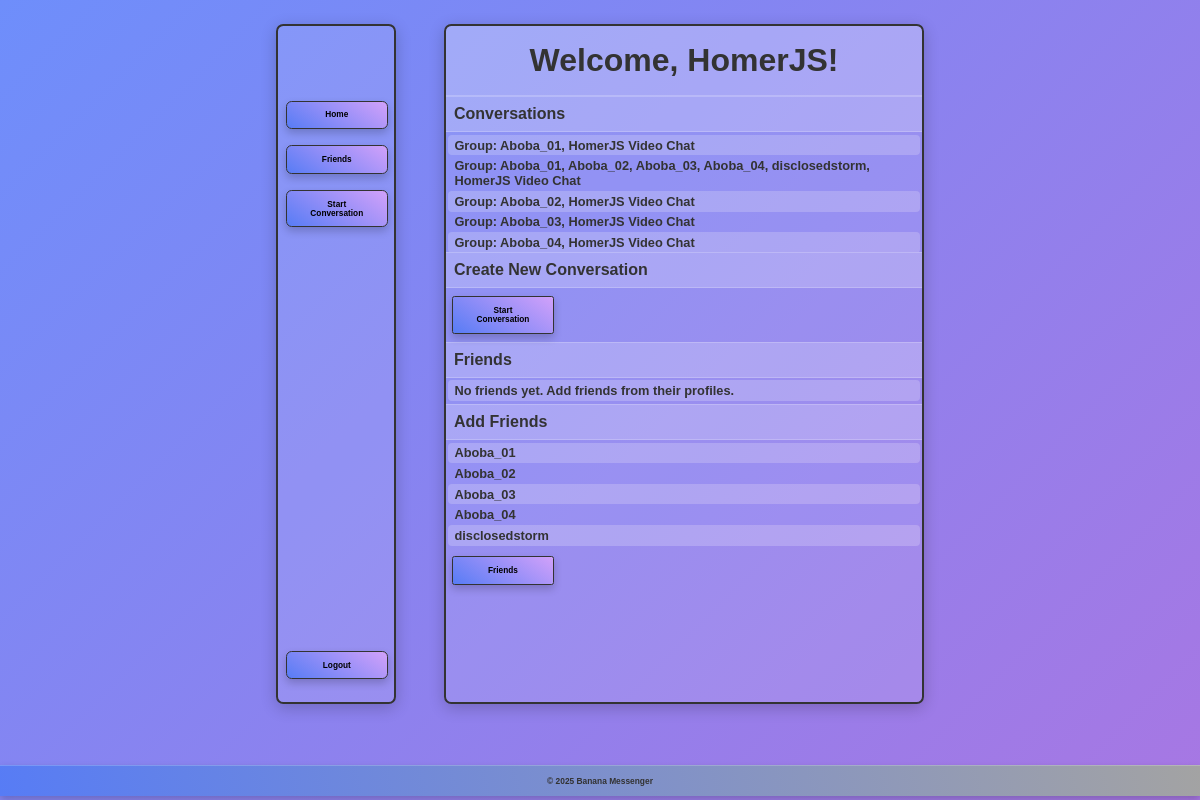
The page /home (signed in) on the database its author committed.
### messenger/models.py (models this page shows)
class Conversation(models.Model):
    participants = models.ManyToManyField(User, related_name='conversations')
    objects = ConversationManager()
    is_group = models.BooleanField(default=False)
    def __str__(self):
        if self.is_group:
            return f"Group: {', '.join([user.username for user in self.participants.all()])}"
        else:
            return ", ".join([user.username for user in self.participants.all()])

### messenger/views.py (the view)
# urls.py: re_path(r'^home', views.home, name='home'),
@login_required
def home(request):
    conversations = request.user.conversations.all()
    all_users = User.objects.exclude(id=request.user.id)
    return render(request, 'home.html', {
        'conversations': conversations,
        'all_users': all_users
        })

### messenger/templates/home.html (shortened to what this page needs)
{% extends 'base.html' %}
{% block content %}
    {% if user.is_authenticated %}
        <h1 class="greetings">Welcome, {{ user.username }}!</h1>
        <div class="content">
            <h2>Conversations</h2>
            <ul>
                {% for conversation in conversations %}
                    <li>
                        <a href="{% url 'conversation_detail' conversation.id %}">
                                {{ conversation }}
                        </a>
                        <a href="{% url 'video_chat' conversation.id %}">Video Chat</a>
                    </li>
                {% empty %}
                    <li>No conversations yet. Start a new conversation.</li>
                {% endfor %}
            </ul>
            <h2>Create New Conversation</h2>
            <form action="{% url 'start_group_conversation' %}">
                    <button type="submit">Start Conversation</button>
            </form>
            <h2>Friends</h2>
            <ul>
                {% for friend in request.user.friends.all %}
                    <li>
                        <a href="{% url 'user_profile' friend.id %}">{{ friend.username }}</a>
                    </li>
                {% empty %}
                    <li>No friends yet. Add friends from their profiles.</li>
                {% endfor %}
            </ul>
            <h2>Add Friends</h2>
            <ul>
                {% for user in all_users %}
                    {% if not user == request.user and not user in request.user.friends.all %}
                        <li>
                            <a href="{% url 'user_profile' user.id %}">{{ user.username }}</a>
                        </li>
                    {% endif %}
                {% endfor %}
            </ul>
            <form action="{% url 'friend_list' %}">
                <button type="submit">Friends</button>
            </form>
        </div>
    {% else %}
        <p>You are not logged in. Please <a href="{% url 'login' %}">login</a> or <a href="{% url 'register' %}">register</a>.</p>
    {% endif %}
{% endblock %}

### messenger/templates/base.html (shortened to what this page needs)
<!DOCTYPE html>
<html lang="en">
<head>
    {% load static %}
</head>
<body>
    <div class="container">
        <header class="menu">
            <nav class="menu-points">
                <ul>
                    <li><form action="{% url 'home' %}">
                        <button type="submit">Home</button>
                    </form></li>
                    <li><form action="{% url 'friend_list' %}">
                        <button type="submit">Friends</button>
                    </form></li>
                    <li><form action="{% url 'start_group_conversation' %}">
                        <button type="submit">Start Conversation</button>
                    </form></li>
                    <li><form action="{% url 'logout' %}">
                        <button type="submit" style="position: absolute; bottom: -54.5vh;">Logout</button>
                    </form></li>
                </ul
            </nav>
        </header>
        <main class="content-wrapper">
            {% block content %}{% endblock %}
        </main>
    </div>
    <footer>
        <p>&copy; 2025 Banana Messenger</p>
    </footer>
</body>
</html>

### messenger/templates/base.html (style rules this page uses)
* { margin: 0; padding: 0; box-sizing: border-box; }
body { background: linear-gradient(135deg, #6e8efb, #a777e3); background-repeat: no-repeat; background-blend-mode: color; font-family: 'Arial', sans-serif; color: #333; height: 100vh; margin: 0; }
a:link { color: #333; text-decoration: none; }
.container { display: inline-flex; flex-direction: row; }
.menu { display: flex; align-items: center; height: 85vh; width: 10vw; border: 0.25vh solid #333; border-radius: 0.9vh; background-color: rgba(255, 255, 255, 0.1); overflow: hidden; margin: 3vh 2vw 3vh 23vw; overflow: hidden; box-shadow: 0 0.5vh 2vh rgba(0, 0, 0, 0.2); }
.menu-points { position: relative; top: -24vh; left: 0.45vw; z-index: 100; }
.menu-points ul { list-style-type: none; margin: 0vh; padding: 0vh; display: flex; flex-direction: column; gap: 2vh; }
.menu-points button { width: 8.5vw; margin-left: 0.2vw; padding: 1.1vh 1.1vw; border: 0.15vh solid #333; border-radius: 0.7vh; background:linear-gradient(35deg,rgb(87, 124, 245),rgb(210, 161, 250)); font-size: 0.69vw; font-weight: bold; cursor: pointer; transition: background-color 0.3s ease; box-shadow: 0 0.5vh 1vh rgba(0, 0, 0, 0.2); }
.content-wrapper { display: flex;display: flex; align-items: left; flex-direction: column; border: 0.25vh solid #333; border-radius: 0.9vh; height: 85vh; width: 40vw; background-color: rgba(255, 255, 255, 0.1); overflow: hidden; margin: 3vh 23vw 3vh 2vw; box-shadow: 0 0.5vh 2vh rgba(0, 0, 0, 0.2); }
footer { background: linear-gradient(75deg,rgb(87, 124, 245),rgb(163, 163, 163)); border-top: 0.1vh solid rgba(255, 255, 255, 0.2); color: #333; text-align: center; font-size: 0.7vw; font-weight: bold; padding: 1.25vh 0; margin-top: 4.6vh; box-shadow: 0 0.5vh 1vh rgba(0, 0, 0, 0.2); }
.greetings { background-color: rgba(255, 255, 255, 0.2); padding: 2vh; text-align: center; border-bottom: 0.1vh solid rgba(255, 255, 255, 0.2); font-size: 4vh; font-weight: bold; }
.content h2 { background-color: rgba(255, 255, 255, 0.2); padding: 1vh; text-align: left; border-top: 0.1vh solid rgba(255, 255, 255, 0.2); border-bottom: 0.1vh solid rgba(255, 255, 255, 0.2); font-size: 2vh; font-weight: bold; }
.content ul { max-height: 15vh; padding: 0.35vh 0.2vw; text-align: left; font-size: 1.6vh; font-weight: bold; overflow-y:scroll; scrollbar-color: #333 #6e8efb; scrollbar-width: auto; list-style-type: none; }
.content li { padding: 0.35vh 0.5vw; border-radius: 0.5vh; }
.content li:nth-of-type(odd) { background-color: rgba(255, 255, 255, 0.2); }
.content li:nth-of-type(even) { background-color: rgba(149, 151, 247, 0.2); }
.content button { width: 8.5vw; margin: 1vh 0.5vw; padding: 1.1vh 1.1vw; border: 0.15vh solid #333; border-radius: 0.3vh; background:linear-gradient(35deg,rgb(87, 124, 245),rgb(210, 161, 250)); font-size: 0.69vw; font-weight: bold; cursor: pointer; transition: background-color 0.3s ease; box-shadow: 0 0.5vh 1vh rgba(0, 0, 0, 0.2); }

### rows shown on the page
Conversation: is_group+id "Group: Aboba_01, HomerJS"
Conversation: is_group+id "Group: Aboba_01, Aboba_02, Aboba_03, Aboba_04, disclosedstorm, HomerJS"
Conversation: is_group+id "Group: Aboba_02, HomerJS"
Conversation: is_group+id "Group: Aboba_03, HomerJS"
Conversation: is_group+id "Group: Aboba_04, HomerJS"

### other values the page prints
{{ user.username }} "HomerJS"
{{ user.username }} "Aboba_01"
{{ user.username }} "Aboba_02"
{{ user.username }} "Aboba_03"
{{ user.username }} "Aboba_04"
{{ user.username }} "disclosedstorm"
